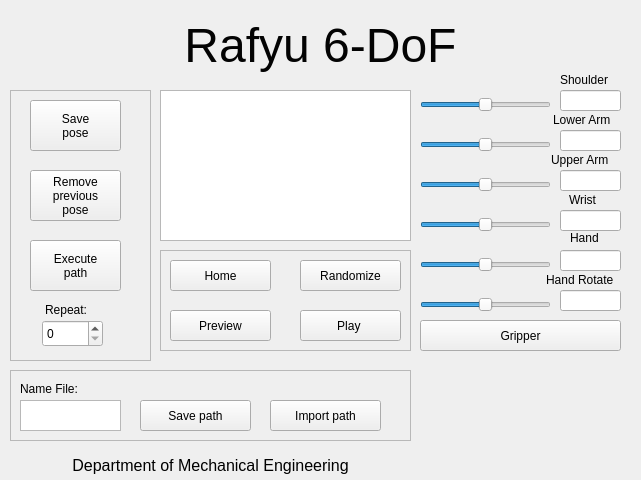
<?xml version="1.0" encoding="UTF-8"?>
<ui version="4.0">
 <class>MainWindow</class>
 <widget class="QWidget" name="MainWindow">
  <property name="geometry">
   <rect>
    <x>0</x>
    <y>0</y>
    <width>641</width>
    <height>480</height>
   </rect>
  </property>
  <property name="windowTitle">
   <string>rafyu6dof</string>
  </property>
  <widget class="QTextEdit" name="ShowText">
   <property name="geometry">
    <rect>
     <x>160</x>
     <y>90</y>
     <width>251</width>
     <height>151</height>
    </rect>
   </property>
  </widget>
  <widget class="QSlider" name="SlJoint1">
   <property name="geometry">
    <rect>
     <x>420</x>
     <y>90</y>
     <width>131</width>
     <height>29</height>
    </rect>
   </property>
   <property name="minimum">
    <number>-15707</number>
   </property>
   <property name="maximum">
    <number>15707</number>
   </property>
   <property name="value">
    <number>0</number>
   </property>
   <property name="orientation">
    <enum>Qt::Horizontal</enum>
   </property>
  </widget>
  <widget class="QLineEdit" name="ShowJoint1">
   <property name="geometry">
    <rect>
     <x>560</x>
     <y>90</y>
     <width>61</width>
     <height>21</height>
    </rect>
   </property>
   <property name="toolTip">
    <string>&lt;html&gt;&lt;head/&gt;&lt;body&gt;&lt;p&gt;&lt;span style=&quot; font-size:9pt;&quot;&gt;4.52&lt;/span&gt;&lt;/p&gt;&lt;/body&gt;&lt;/html&gt;</string>
   </property>
   <property name="text">
    <string/>
   </property>
  </widget>
  <widget class="QLineEdit" name="ShowJoint2">
   <property name="geometry">
    <rect>
     <x>560</x>
     <y>130</y>
     <width>61</width>
     <height>21</height>
    </rect>
   </property>
   <property name="toolTip">
    <string>&lt;html&gt;&lt;head/&gt;&lt;body&gt;&lt;p&gt;&lt;span style=&quot; font-size:9pt;&quot;&gt;1.75000&lt;/span&gt;&lt;/p&gt;&lt;/body&gt;&lt;/html&gt;</string>
   </property>
   <property name="text">
    <string/>
   </property>
   <property name="frame">
    <bool>true</bool>
   </property>
  </widget>
  <widget class="QSlider" name="SlJoint2">
   <property name="geometry">
    <rect>
     <x>420</x>
     <y>130</y>
     <width>131</width>
     <height>29</height>
    </rect>
   </property>
   <property name="minimum">
    <number>-15707</number>
   </property>
   <property name="maximum">
    <number>15707</number>
   </property>
   <property name="orientation">
    <enum>Qt::Horizontal</enum>
   </property>
  </widget>
  <widget class="QSlider" name="SlJoint4">
   <property name="geometry">
    <rect>
     <x>420</x>
     <y>210</y>
     <width>131</width>
     <height>29</height>
    </rect>
   </property>
   <property name="minimum">
    <number>-15707</number>
   </property>
   <property name="maximum">
    <number>15707</number>
   </property>
   <property name="orientation">
    <enum>Qt::Horizontal</enum>
   </property>
  </widget>
  <widget class="QSlider" name="SlJoint3">
   <property name="geometry">
    <rect>
     <x>420</x>
     <y>170</y>
     <width>131</width>
     <height>29</height>
    </rect>
   </property>
   <property name="minimum">
    <number>-15707</number>
   </property>
   <property name="maximum">
    <number>15707</number>
   </property>
   <property name="orientation">
    <enum>Qt::Horizontal</enum>
   </property>
  </widget>
  <widget class="QLineEdit" name="ShowJoint4">
   <property name="geometry">
    <rect>
     <x>560</x>
     <y>210</y>
     <width>61</width>
     <height>21</height>
    </rect>
   </property>
   <property name="toolTip">
    <string>&lt;html&gt;&lt;head/&gt;&lt;body&gt;&lt;p&gt;&lt;span style=&quot; font-size:9pt;&quot;&gt;1.7500&lt;/span&gt;&lt;/p&gt;&lt;/body&gt;&lt;/html&gt;</string>
   </property>
  </widget>
  <widget class="QSlider" name="SlJoint6">
   <property name="geometry">
    <rect>
     <x>420</x>
     <y>290</y>
     <width>131</width>
     <height>29</height>
    </rect>
   </property>
   <property name="minimum">
    <number>-15707</number>
   </property>
   <property name="maximum">
    <number>15707</number>
   </property>
   <property name="orientation">
    <enum>Qt::Horizontal</enum>
   </property>
  </widget>
  <widget class="QLineEdit" name="ShowJoint5">
   <property name="geometry">
    <rect>
     <x>560</x>
     <y>250</y>
     <width>61</width>
     <height>21</height>
    </rect>
   </property>
  </widget>
  <widget class="QSlider" name="SlJoint5">
   <property name="geometry">
    <rect>
     <x>420</x>
     <y>250</y>
     <width>131</width>
     <height>29</height>
    </rect>
   </property>
   <property name="minimum">
    <number>-15707</number>
   </property>
   <property name="maximum">
    <number>15707</number>
   </property>
   <property name="orientation">
    <enum>Qt::Horizontal</enum>
   </property>
  </widget>
  <widget class="QLineEdit" name="ShowJoint6">
   <property name="geometry">
    <rect>
     <x>560</x>
     <y>290</y>
     <width>61</width>
     <height>21</height>
    </rect>
   </property>
  </widget>
  <widget class="QLabel" name="Labelrafyu">
   <property name="geometry">
    <rect>
     <x>70</x>
     <y>10</y>
     <width>501</width>
     <height>71</height>
    </rect>
   </property>
   <property name="styleSheet">
    <string notr="true">color: rgb(3, 3, 3);</string>
   </property>
   <property name="text">
    <string>&lt;html&gt;&lt;head/&gt;&lt;body&gt;&lt;p align=&quot;center&quot;&gt;&lt;span style=&quot; font-size:36pt;&quot;&gt;Rafyu 6-DoF&lt;/span&gt;&lt;/p&gt;&lt;/body&gt;&lt;/html&gt;</string>
   </property>
  </widget>
  <widget class="QLabel" name="LabelSIR">
   <property name="geometry">
    <rect>
     <x>10</x>
     <y>450</y>
     <width>401</width>
     <height>31</height>
    </rect>
   </property>
   <property name="text">
    <string>&lt;html&gt;&lt;head/&gt;&lt;body&gt;&lt;p align=&quot;center&quot;&gt;&lt;span style=&quot; font-size:12pt;&quot;&gt;Department of Mechanical Engineering&lt;/span&gt;&lt;/p&gt;&lt;/body&gt;&lt;/html&gt;</string>
   </property>
  </widget>
  <widget class="QLabel" name="labelJ1">
   <property name="geometry">
    <rect>
     <x>560</x>
     <y>70</y>
     <width>61</width>
     <height>20</height>
    </rect>
   </property>
   <property name="text">
    <string>Shoulder</string>
   </property>
  </widget>
  <widget class="QLabel" name="labelJ2">
   <property name="geometry">
    <rect>
     <x>553</x>
     <y>110</y>
     <width>81</width>
     <height>20</height>
    </rect>
   </property>
   <property name="text">
    <string>Lower Arm</string>
   </property>
  </widget>
  <widget class="QLabel" name="labelJ3">
   <property name="geometry">
    <rect>
     <x>551</x>
     <y>150</y>
     <width>81</width>
     <height>20</height>
    </rect>
   </property>
   <property name="text">
    <string>Upper Arm</string>
   </property>
  </widget>
  <widget class="QLabel" name="labelJ4">
   <property name="geometry">
    <rect>
     <x>569</x>
     <y>190</y>
     <width>41</width>
     <height>20</height>
    </rect>
   </property>
   <property name="text">
    <string>Wrist</string>
   </property>
  </widget>
  <widget class="QLabel" name="labelJ5">
   <property name="geometry">
    <rect>
     <x>570</x>
     <y>230</y>
     <width>41</width>
     <height>16</height>
    </rect>
   </property>
   <property name="text">
    <string>Hand</string>
   </property>
  </widget>
  <widget class="QLabel" name="labelJ6">
   <property name="geometry">
    <rect>
     <x>546</x>
     <y>270</y>
     <width>91</width>
     <height>20</height>
    </rect>
   </property>
   <property name="text">
    <string>Hand Rotate</string>
   </property>
  </widget>
  <widget class="QLineEdit" name="ShowJoint3">
   <property name="geometry">
    <rect>
     <x>560</x>
     <y>170</y>
     <width>61</width>
     <height>21</height>
    </rect>
   </property>
   <property name="toolTip">
    <string>&lt;html&gt;&lt;head/&gt;&lt;body&gt;&lt;p&gt;&lt;span style=&quot; font-size:9pt;&quot;&gt;1.75000&lt;/span&gt;&lt;/p&gt;&lt;/body&gt;&lt;/html&gt;</string>
   </property>
  </widget>
  <widget class="QPushButton" name="GripperButton">
   <property name="geometry">
    <rect>
     <x>420</x>
     <y>320</y>
     <width>201</width>
     <height>31</height>
    </rect>
   </property>
   <property name="text">
    <string>Gripper</string>
   </property>
  </widget>
  <widget class="QLabel" name="LabelImageUao">
   <property name="geometry">
    <rect>
     <x>450</x>
     <y>360</y>
     <width>161</width>
     <height>101</height>
    </rect>
   </property>
   <property name="text">
    <string/>
   </property>
   <property name="pixmap">
    <pixmap resource="logo_su.qrc">:/uao/logo_su.png</pixmap>
   </property>
   <property name="scaledContents">
    <bool>true</bool>
   </property>
  </widget>
  <widget class="QFrame" name="frame">
   <property name="geometry">
    <rect>
     <x>10</x>
     <y>90</y>
     <width>141</width>
     <height>271</height>
    </rect>
   </property>
   <property name="frameShape">
    <enum>QFrame::StyledPanel</enum>
   </property>
   <property name="frameShadow">
    <enum>QFrame::Raised</enum>
   </property>
   <widget class="QPushButton" name="ExecutePathButton">
    <property name="geometry">
     <rect>
      <x>20</x>
      <y>150</y>
      <width>91</width>
      <height>51</height>
     </rect>
    </property>
    <property name="text">
     <string>Execute
path</string>
    </property>
   </widget>
   <widget class="QPushButton" name="DeletePoseButton">
    <property name="geometry">
     <rect>
      <x>20</x>
      <y>80</y>
      <width>91</width>
      <height>51</height>
     </rect>
    </property>
    <property name="text">
     <string>Remove
previous
pose</string>
    </property>
   </widget>
   <widget class="QPushButton" name="SavePoseButton">
    <property name="geometry">
     <rect>
      <x>20</x>
      <y>10</y>
      <width>91</width>
      <height>51</height>
     </rect>
    </property>
    <property name="text">
     <string>Save
pose</string>
    </property>
   </widget>
   <widget class="QLabel" name="Repeat">
    <property name="geometry">
     <rect>
      <x>35</x>
      <y>210</y>
      <width>61</width>
      <height>20</height>
     </rect>
    </property>
    <property name="text">
     <string>Repeat:</string>
    </property>
   </widget>
   <widget class="QSpinBox" name="spinBoxRepeat">
    <property name="geometry">
     <rect>
      <x>32</x>
      <y>230</y>
      <width>61</width>
      <height>27</height>
     </rect>
    </property>
   </widget>
  </widget>
  <widget class="QFrame" name="frame_2">
   <property name="geometry">
    <rect>
     <x>160</x>
     <y>250</y>
     <width>251</width>
     <height>101</height>
    </rect>
   </property>
   <property name="frameShape">
    <enum>QFrame::StyledPanel</enum>
   </property>
   <property name="frameShadow">
    <enum>QFrame::Raised</enum>
   </property>
   <widget class="QPushButton" name="PlayButton">
    <property name="geometry">
     <rect>
      <x>140</x>
      <y>60</y>
      <width>101</width>
      <height>31</height>
     </rect>
    </property>
    <property name="text">
     <string>Play </string>
    </property>
   </widget>
   <widget class="QPushButton" name="HomeButton">
    <property name="geometry">
     <rect>
      <x>10</x>
      <y>10</y>
      <width>101</width>
      <height>31</height>
     </rect>
    </property>
    <property name="text">
     <string>Home</string>
    </property>
   </widget>
   <widget class="QPushButton" name="RandomizeButton">
    <property name="geometry">
     <rect>
      <x>140</x>
      <y>10</y>
      <width>101</width>
      <height>31</height>
     </rect>
    </property>
    <property name="text">
     <string>Randomize</string>
    </property>
   </widget>
   <widget class="QPushButton" name="PreviewButton">
    <property name="geometry">
     <rect>
      <x>10</x>
      <y>60</y>
      <width>101</width>
      <height>31</height>
     </rect>
    </property>
    <property name="text">
     <string>Preview</string>
    </property>
   </widget>
  </widget>
  <widget class="QFrame" name="frame_3">
   <property name="geometry">
    <rect>
     <x>10</x>
     <y>370</y>
     <width>401</width>
     <height>71</height>
    </rect>
   </property>
   <property name="frameShape">
    <enum>QFrame::StyledPanel</enum>
   </property>
   <property name="frameShadow">
    <enum>QFrame::Raised</enum>
   </property>
   <widget class="QPushButton" name="SaveTrajectoryButton">
    <property name="geometry">
     <rect>
      <x>130</x>
      <y>30</y>
      <width>111</width>
      <height>31</height>
     </rect>
    </property>
    <property name="text">
     <string>Save path</string>
    </property>
   </widget>
   <widget class="QTextEdit" name="NameFileTextEdit">
    <property name="geometry">
     <rect>
      <x>10</x>
      <y>30</y>
      <width>101</width>
      <height>31</height>
     </rect>
    </property>
   </widget>
   <widget class="QPushButton" name="ImportTrajectoryButton">
    <property name="geometry">
     <rect>
      <x>260</x>
      <y>30</y>
      <width>111</width>
      <height>31</height>
     </rect>
    </property>
    <property name="text">
     <string>Import path</string>
    </property>
   </widget>
   <widget class="QLabel" name="labelNameFile">
    <property name="geometry">
     <rect>
      <x>10</x>
      <y>10</y>
      <width>81</width>
      <height>17</height>
     </rect>
    </property>
    <property name="text">
     <string>Name File:</string>
    </property>
   </widget>
  </widget>
 </widget>
 <resources>
  <include location="logo_su.qrc"/>
 </resources>
 <connections/>
</ui>
